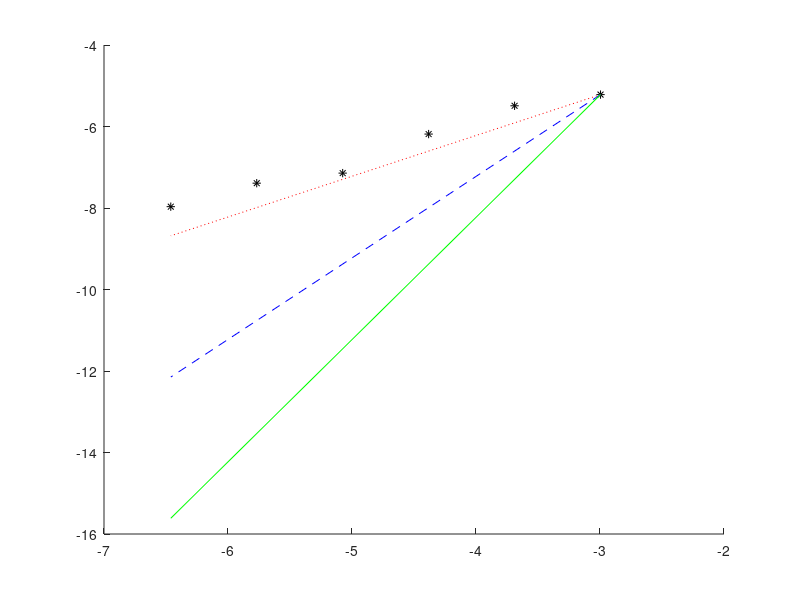

Here is the MATLAB script that generated this plot: (Note: this script raises an error after producing the figure.)
%%%%%%%%%%%%%%%%%%%%%%%%%%%%%%%%%%%%%%%%%%%%%%%%%%%%%%%%%%%%%%%%%%%%%%%%%%%
%                            ERROR ANALISIS                               %
%%%%%%%%%%%%%%%%%%%%%%%%%%%%%%%%%%%%%%%%%%%%%%%%%%%%%%%%%%%%%%%%%%%%%%%%%%%
clc
clear

%%%%%%%%%%%%%%%%%%%%%%%%%%%%%%%%%%%%%%%%%%%%%%%%%%%%%%%%%%%%%%%%%%%%%%%%%%%
%                            Error Data                                   %
%%%%%%%%%%%%%%%%%%%%%%%%%%%%%%%%%%%%%%%%%%%%%%%%%%%%%%%%%%%%%%%%%%%%%%%%%%%

%     _______________________________________________________
%    |         P <-- U_exact               U <- P(one_step)  | 
%    |     N   p(one_step)-  p(one_step)   u(one_step)       | 
%    |_______________________________________________________|

 Sol1 = [ 40   2.9954e-004   3.1074e-004   1.0328e-004    
          80   1.3665e-005   2.7153e-005   2.8246e-005 
         160   6.3160e-006   1.5546e-005   7.3870e-006 
         320   3.1805e-006   5.2207e-006   1.8891e-006               
         640   1.7351e-006   1.9470e-006   4.7762e-007       
        1280   7.3760e-007   3.1248e-007   1.2007e-007];
%     _______________________________________________________
%    |    P <-- U(one_step)             U <- P(two_step)     |
%    |    p(two_step)-  p(two_step)+    u(two_step)          |
%    |_______________________________________________________|

 Sol2 = [ 5.4220e-003    5.4239e-003     1.2352e-004   
          6.0167e-004    4.1211e-003     3.3628e-005          
          3.0832e-004    2.0589e-003     8.7242e-006  %<-------
          2.7818e-004    7.8969e-004     2.3183e-006
          2.4626e-004    6.1702e-004     5.8408e-007
          1.2156e-004    3.4663e-004     1.4933e-007];
          
%  Tis are the silulation of p and u after eleminanting d

  Sol3 = [   1.2395e-003  1.9202e-004
             5.4395e-004  5.2888e-005
             2.7306e-004  1.4201e-005
             1.4190e-004  3.7037e-006  
             7.0139e-005  9.4572e-007
             3.5686e-005  2.3894e-007];
           
%     ______________________________________
%    |       P(infty) <-- U(infty)          |
%    |       p(t=infty)   u(t=infty)        |
%    |______________________________________|
                   
 Sol_inf = [ 3.6435e-003  1.8800e-004 ];
              
M   = Sol1(:,1);       
Err = Sol2(:,2);   
Dr =2./M;

%%%%%%%%%%%%%%%%%%%%%%%%%%%%%%%%%%%%%%%%%%%%%%%%%%%%%%%%%%%%%%%%%%%%%%%%%%%
%                               Plotting                                  %
%%%%%%%%%%%%%%%%%%%%%%%%%%%%%%%%%%%%%%%%%%%%%%%%%%%%%%%%%%%%%%%%%%%%%%%%%%%

logDr   = log(Dr);
logErr  = log(Err);
logErr1 = 1*(logDr(end)-logDr(1))+logErr(1);  % First order
logErr2 = 2*(logDr(end)-logDr(1))+logErr(1);  % Second order
logErr3 = 3*(logDr(end)-logDr(1))+logErr(1);  % Third order
hold on
num = plot(logDr,logErr,'*k');
fir = plot([logDr(1),logDr(end)],[logErr(1),logErr1],':r');
sec = plot([logDr(1),logDr(end)],[logErr(1),logErr2],'--b');
thi = plot([logDr(1),logDr(end)],[logErr(1),logErr3],'-g');
plot_group = [num,fir,sec,thi];
legend(plot_group,'Numerical error','1st-order','2nd-order','3rd-order',2)
title('Error Analysis')
xlabel('log(\Deltax)')
ylabel('log(Error)')
hold off

%%%%%%%%%%%%%%%%%%%%%%%%%%%%%%%%%%%%%%%%%%%%%%%%%%%%%%%%%%%%%%%%%%%%%%%%%%%
%                                Ratio                                    %
%%%%%%%%%%%%%%%%%%%%%%%%%%%%%%%%%%%%%%%%%%%%%%%%%%%%%%%%%%%%%%%%%%%%%%%%%%%

format short g

for i=1:length(M)-1
    order(i,1) = abs(log(Err(1)/Err(i+1))/log(M(1)/M(i+1)));
end
disp('______________________________________________')
disp('                    Order                     ')
disp('______________________________________________')
disp('            M        Ratio     ')
disp([M,[0;order]])
disp('______________________________________________')

format

%%%%%%%%%%%%%%%%%%%%%%%%%%%%%%%%%%%%%%%%%%%%%%%%%%%%%%%%%%%%%%%%%%%%%%%%%%%


